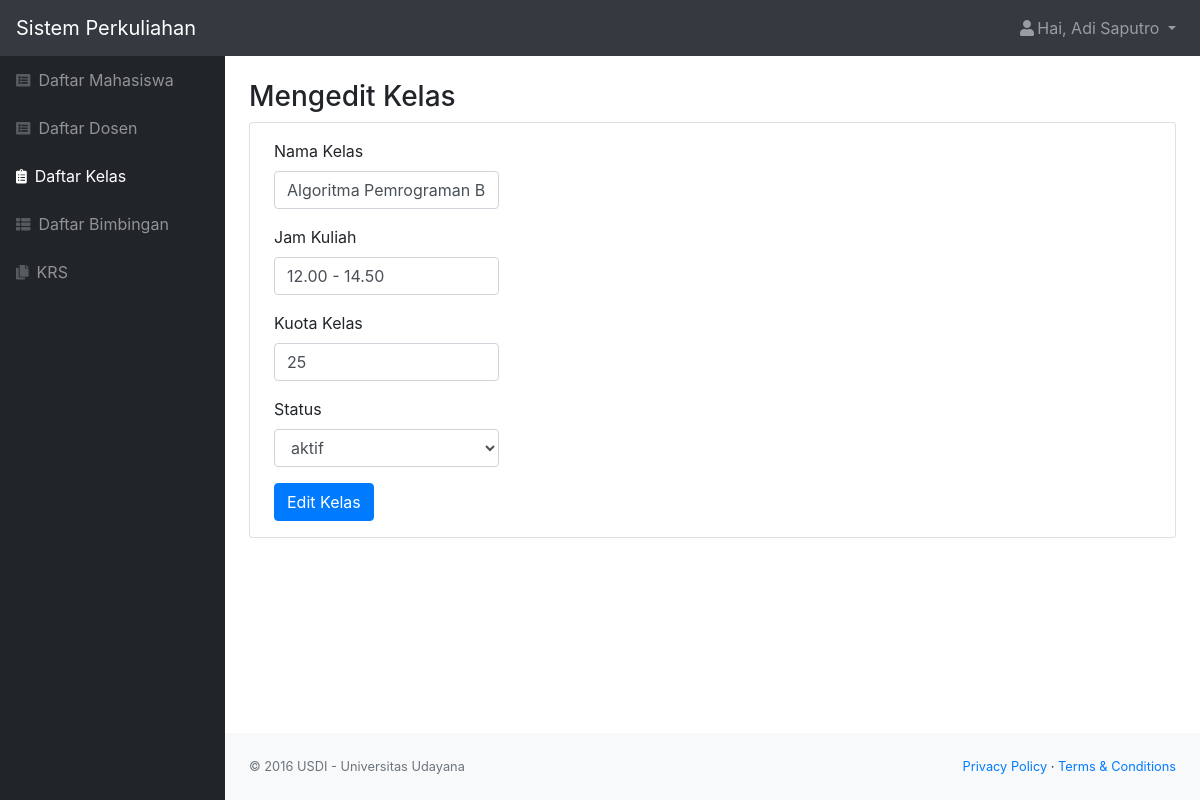
Page /kelas_edit.php?id_kelas=1 (signed in) on the committed database.
### tables this page shows
CREATE TABLE `kelas` (
  `id_kelas` int(11) NOT NULL,
  `nama_kelas` varchar(100) NOT NULL,
  `jam_kuliah` varchar(20) NOT NULL,
  `kuota_kelas` int(11) NOT NULL,
  `id_dosen` int(11) NOT NULL,
  `status` varchar(20) NOT NULL
);

### kelas_edit.php (the view, shortened to what this page needs)
<?php
include "function.php";
$nama = $_SESSION['nama'];
$role = $_SESSION['id'];
$id_kelas = $_GET['id_kelas'];
$queryKRS = mysqli_query($koneksi, "SELECT * FROM kelas WHERE id_kelas = '$id_kelas'");
$krs = mysqli_fetch_assoc($queryKRS);
?>
<!DOCTYPE html>
<html lang="en">
    <head>
        <link href="css/styles.css" rel="stylesheet" />
        <link href="https://cdn.datatables.net/1.10.20/css/dataTables.bootstrap4.min.css" rel="stylesheet" />
    </head>
    <body class="sb-nav-fixed">
        <nav class="sb-topnav navbar navbar-expand navbar-dark bg-dark">
            <a class="navbar-brand" href="index.php">Sistem Perkuliahan</a>
            <ul class="navbar-nav ml-auto">
                <li class="nav-item dropdown">
                    <a class="nav-link dropdown-toggle" id="userDropdown" href="#" role="button" data-toggle="dropdown" aria-haspopup="true" aria-expanded="false"><i class="fas fa-user fa-fw"></i>Hai, <?= $nama; ?> </a>
                </li>
            </ul>
        </nav>
        <div id="layoutSidenav">
            <div id="layoutSidenav_nav">
                <nav class="sb-sidenav accordion sb-sidenav-dark" id="sidenavAccordion">
                    <div class="sb-sidenav-menu">
                        <div class="nav">
                            <a class="nav-link" href="mahasiswa.php"
                                ><div class="sb-nav-link-icon"><i class="fas fa-list-alt"></i></div>
                                Daftar Mahasiswa</a
                            >
                            <a class="nav-link" href="dosen.php"
                                ><div class="sb-nav-link-icon"><i class="fas fa-list-alt"></i></div>
                                Daftar Dosen</a
                            >
                            <a class="nav-link active" href="kelas.php"
                                ><div class="sb-nav-link-icon"><i class="fas fa-clipboard-list"></i></div>
                                Daftar Kelas</a
                            >
                            <a class="nav-link" href="bimbingan.php"
                                ><div class="sb-nav-link-icon"><i class="fas fa-th-list"></i></div>
                                Daftar Bimbingan</a
                            >
                            <?php if($role == "1") { ?>
                            <a class="nav-link" href="krs.php"
                                ><div class="sb-nav-link-icon"><i class="fas fa-copy"></i></div>
                                KRS</a>
                            <?php } ?>
                        </div>
                    </div>
                </nav>
            </div>
            <div id="layoutSidenav_content">
                <main>
                    <div class="container-fluid">
                        <h3 class="mt-4">Mengedit Kelas</h3>
                        <div class="card mb-4">
                            <form form action="function.php?act=editKelas&id_kelas=<?= $id_kelas; ?>" id="buat" method="POST" >
                                <div class="form-group ml-4 py-3 mb-0">
                                    <label for="namaKelas">Nama Kelas</label>
                                    <input type="text" class="form-control col-sm-3" id="namaKelas" name="namaKelas" value="<?= $krs['nama_kelas']; ?>">
                                </div>
                                <div class="form-group ml-4">
                                    <label for="jamKuliah">Jam Kuliah</label>
                                    <input type="text" class="form-control col-sm-3" id="jamKuliah" name="jamKuliah"  value="<?= $krs['jam_kuliah']; ?>">
                                </div>
                                <div class="form-group ml-4">
                                    <label for="kuotaKelas">Kuota Kelas</label>
                                    <input type="number" class="form-control col-sm-3" id="kuotaKelas" name="kuotaKelas"  value="<?= $krs['kuota_kelas']; ?>">
                                </div>
                                <div class="form-group ml-4 ">
                                    <label for="status" class="form-label">Status</label>
                                    <select name="status" id="status" class="form-control col-sm-3">
                                        <option value="<?= $krs['status']; ?>"><?= $krs['status']; ?></option>
                                    </select>
                                </div>
                                <input type="submit" name="buat_btn" id="buat" class="btn btn-primary ml-4 mb-3" value="Edit Kelas">
                            </form>
                        </div>
                    </div>
                </main>
                <footer class="py-4 bg-light mt-auto">
                    <div class="container-fluid">
                        <div class="d-flex align-items-center justify-content-between small">
                            <div class="text-muted">&copy; 2016 USDI - Universitas Udayana</div>
                            <div>
                                <a href="#">Privacy Policy</a>
                                &middot;
                                <a href="#">Terms &amp; Conditions</a>
                            </div>
                        </div>
                    </div>
                </footer>
            </div>
        </div>
    </body>
</html>

### rows in the picture
kelas: namaKelas "Algoritma Pemrograman B", jamKuliah "12.00 - 14.50", kuotaKelas "25", status "aktif"

### other values in the picture
$nama "Adi Saputro"
